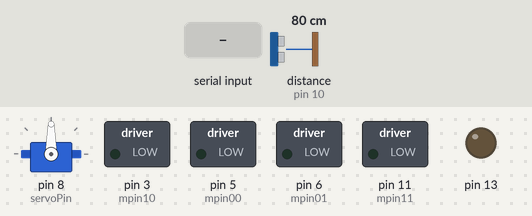
The sketch below on a simulated Arduino Uno, built with avr-gcc and run on an emulated ATmega328P. On the bench: servo, switched loads named in the sketch (green lamp = pin HIGH), output pins drawn as LEDs (lit = HIGH). Inputs (shaded band) come from the test bench; at power-on: distance to the obstacle (sensor on pin 10) 80 cm. The echo pulse lasts 58.3 µs per cm; pins used as bus, display or sensor lines are not drawn.

Above: at 1.2 s.
1.3 s: "5" received over the second serial link
At 2.03 s:
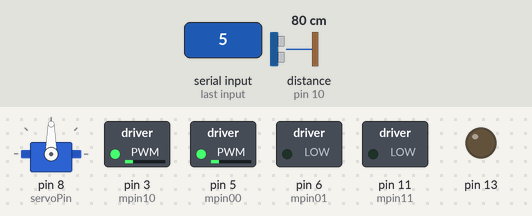
4.3 s: distance to the obstacle (sensor on pin 10) set to 23 cm
7.3 s: distance to the obstacle (sensor on pin 10) set to 19 cm
At 8.85 s:
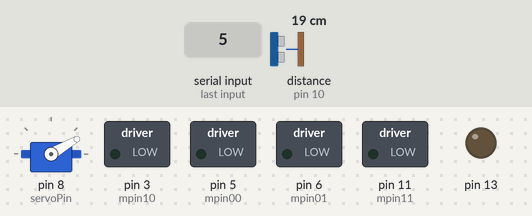
At 9.4 s:
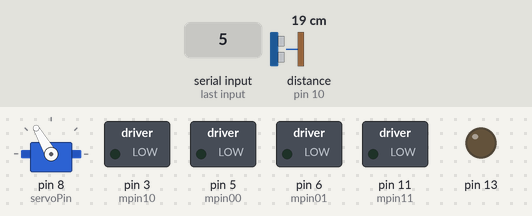
Timing chart, 0 to 16.3 s (numbered marks = the images above; inputs shaded):
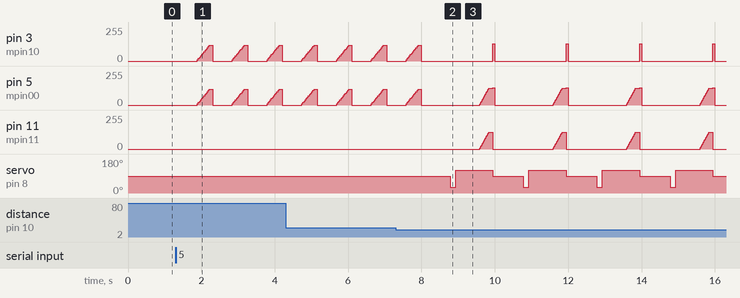

Measured:
- the behaviour switches between 21 and 20 cm on distance to the obstacle (sensor on pin 10) (found by bisection; images 1 and 2)
- after the input at 1.3 s, pin 3 (mpin10), pin 5 (mpin00): 0/255 → 10/255 after 0.59 s, then repeats every 0.95 s: 20/255 0.03 s, 30/255 0.03 s, 40/255 0.03 s, 50/255 0.03 s, 60/255 0.03 s, 70/255 0.03 s, 80/255 0.03 s, 90/255 0.03 s, 100/255 0.03 s, 110/255 0.03 s, 120/255 0.09 s, 0/255 0.53 s, 10/255 0.03 s
- after the input at 7.3 s, pin 11 (mpin11): ramps from 0/255 to 125/255 and jumps back, once every 2.0 s; servo on pin 8 (servoPin): 90° → 30° after 1.5 s, then repeats every 2.0 s: 120° 1.0 s, 90° 0.84 s, 30° 0.15 s

The sketch:

robotel.ino
```cpp
#include <Servo.h>
#include <NewPing.h>
#include <SoftwareSerial.h>
// Pinii motor 1 - dreapta
#define mpin00 5
#define mpin01 6
// Pinii motor 2 - stanga
#define mpin10 3
#define mpin11 11
#define stateBlt 12  //enable bluetooth pin
#define echoPin 10
#define trigPin 9
#define servoPin 8

bool autoC = false;
char char1;

int forward = 0;
int typeMove = -1;

Servo srv;

SoftwareSerial BTSerial(2, 7); // RX | TX

#define TRIGGER_PIN  10  // Arduino pin tied to trigger pin on the ultrasonic sensor.
#define ECHO_PIN     9  // Arduino pin tied to echo pin on the ultrasonic sensor.
#define MAX_DISTANCE 200 // Maximum distance we want to ping for (in centimeters). Maximum sensor distance is rated at 400-500cm.

NewPing sonar(TRIGGER_PIN, ECHO_PIN, MAX_DISTANCE); // NewPing setup of pins and maximum distance.

void setup() {
 // configurarea pinilor motor ca iesire, initial valoare 0
 digitalWrite(mpin00, 0);
 digitalWrite(mpin01, 0);
 digitalWrite(mpin10, 0);
 digitalWrite(mpin11, 0);
 pinMode (mpin00, OUTPUT);
 pinMode (mpin01, OUTPUT);
 pinMode (mpin10, OUTPUT);
 pinMode (mpin11, OUTPUT);

 // pin LED
 pinMode(13, OUTPUT);

 pinMode (echoPin, INPUT);
 pinMode (trigPin, OUTPUT);
 digitalWrite(trigPin,LOW);

 BTSerial.begin(9600);  // HC-05 default speed in AT command more
 Serial.begin(9600);
 srv.attach(servoPin);
}

int calcDistance(){
   digitalWrite(trigPin,HIGH);
   delayMicroseconds(10);
   digitalWrite(trigPin,LOW);
   long duration = pulseIn(echoPin, HIGH, 50000); //read return echo pulse lenght
   int cmdec = (duration/2)/29.1;
   return cmdec;
}

// FuncČ›ie pentru controlul unui motor
// Intrare: pinii m1 Č™i m2, direcČ›ia Č™i viteza
void StartMotor (int m1, int m2, int forward, int speed)
{

   if (speed==0) // oprire
   {
    digitalWrite(m1, 0);
    digitalWrite(m2, 0);
   }
   else
   {
    if (forward)
   {
    analogWrite(m1, speed); // folosire PWM
    digitalWrite(m2, 0);
   }
   else
   {
    analogWrite(m2, speed);
    digitalWrite(m1, 0);
   }
   }
}

void playWithServo(int pin)
{
 srv.attach(pin);
 for (int i =0; i <= 180 ; i+=45){
  srv.write(i);
  calcDistance();
  delay(1000);
 }
}

void controlMove(){
    char c;
    while(BTSerial.available() > 0 ){
       c = (char)BTSerial.read();
       if (c == '5'){ //auto
          autoC = !(autoC);
       }
       else if ( !autoC ){
           if (c == '0'){ //inainte
              inainte();
           }
           else if (c == '1')  //inapoi
              inapoi();
          else if (c == '2') //stanga
              intoarceStanga();
          else if (c == '3')  //drepta
              intoarceDreapta();
          else if (c == '4') //stop
              stopp();
       }
       if (c == '5' && autoC == 0){
          stopp();
       }
    }
}

// Executa oprire motoare, urmata de delay
void delayStopped(int ms)
{
 StartMotor (mpin00, mpin01, 0, 0);
 StartMotor (mpin10, mpin11, 0, 0);
 delay(ms);
}

void inainte(){
  delayStopped(500);  //oprim motoarele inainte de a schimba directia
  for (int s=0; s<= 128; s+=10){
    StartMotor (mpin00, mpin01, 1, s);
    StartMotor (mpin10, mpin11, 1, s);
    delay(30);
  }
}

void inapoi(){
  delayStopped(500);
  for (int s=0; s<= 128; s+=5){
    StartMotor (mpin00, mpin01, 0, s);
    StartMotor (mpin10, mpin11, 0, s);
    delay(30);
  }
}

void stopp(){
  for (int s=128; s>=0; s-=5){
    StartMotor (mpin00, mpin01, 0, 0);
    StartMotor (mpin10, mpin11, 0, 0);
    delay(30);
  }
}

void intoarceDreapta(){
  delayStopped(500);
  for (int s=0; s<= 128; s+=5){
    StartMotor (mpin00, mpin01, 1, s);
    StartMotor (mpin10, mpin11, 0, s);
    delay(10);
  }
  delay(100);
  StartMotor (mpin00, mpin01, 1, 128);
  StartMotor (mpin10, mpin11, 1, 128);
}

void intoarceStanga(){
 delayStopped(500);
  for (int s=0; s<= 128; s+=5){
    StartMotor (mpin00, mpin01, 0, s);
    StartMotor (mpin10, mpin11, 1, s);
    delay(10);
  }
  delay(100);
  StartMotor (mpin00, mpin01, 1, 128);
  StartMotor (mpin10, mpin11, 1, 128);
}

void schimbaDirectia(int dist){
  stopp();
  srv.write(30); //se uita la dreapta
  delay(150);
  int dreapta = calcDistance();
  srv.write(120); //se uita la dreapta
  delay(150);
  int stanga = calcDistance();
  if (dreapta >= stanga)
    intoarceDreapta();
  else if (dreapta < stanga)
    intoarceStanga();
}
void loop() {
   controlMove();

   if (autoC ){
     srv.write(90);
     delay(50);
     int dist = calcDistance();
     BTSerial.println(dist);
     if (dist > 20)
        inainte();
     else
        schimbaDirectia(dist);
   }
}
```
